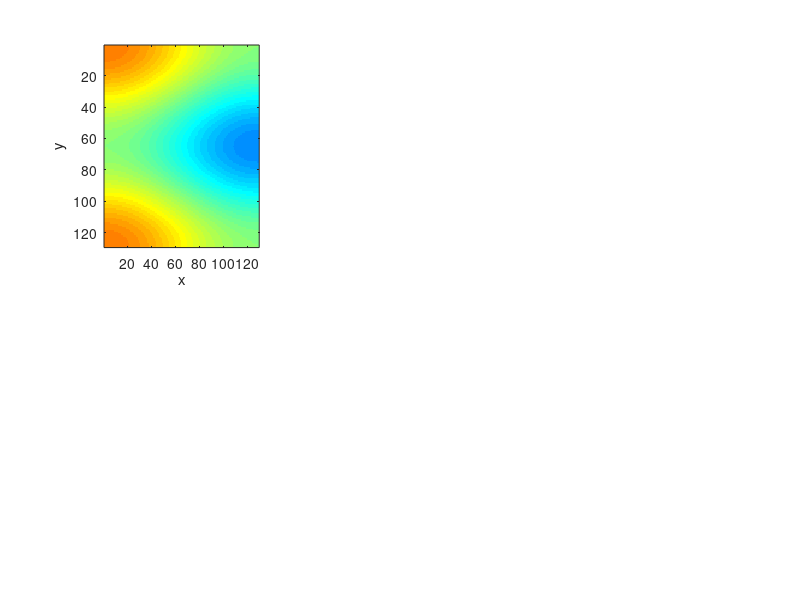

The MATLAB script that drew this image: (Note: this script raises an error after producing the figure.)
clc 
clear all

Fs = 256; % Number of sample points : SAMPLING FREQUENCY
L = Fs;
x = linspace(0,2*pi(),Fs);
grid =Fs;
[x,y] = meshgrid(x);
filter = 15;
clims = [-4 4];

%% LOAD VELOCITY FIELD:

% run ReadUhit
% z = Uhit(:,128,128); % 2D data

%% LOAD SINUSOIDAL TEST FUNCTION:

%z = 2*cos(10*x) + cos(20*y)+ 2*cos(15*x+16*y)+ 0.25; 
%z = 2*cos(10*x) + cos(20*y)+ 0.25; 
z = cos(x) + cos(2*y);
%%
% Plot original field:
figure(1);colormap jet;
subplot(231);
axis square;
imagesc(z(1:Fs/2+1,1:Fs/2+1),clims);xlabel('x');ylabel('y');
h = gca; h.XTick = [0, 0.25*grid,0.5*grid];
h.YTick = [0,0.25*grid,0.5*grid];

%imagesc(z);

%title('$$2\cos(10x)+cos(20y)+0.25 $$','interpreter','latex','fontsize',12)
title('$$\cos(10x)+cos(20y)+2cos(15x+16y)+0.25  $$','interpreter','latex','fontsize',12)% FORWARD FFT on Original Spectrum:
F_fft = fftn(z)/L^2;

% Mesh plot:
subplot(232);
stem(abs(F_fft(1,1:Fs/2+1)),'marker','none');
title('Fwd FFT(magnitude)-kx','interpreter','latex','fontsize',12);
xlabel('kx');
h = gca; h.XTick = [0, 0.25*grid, 0.5*grid, 0.75*grid, grid];
h.YTick = [0,0.25,0.5,0.75,1];


% Mesh plot:
subplot(233);
stem(abs(F_fft(1:Fs/2+1,1)),'marker','none');
title('Fwd FFT(magnitude)-ky','interpreter','latex','fontsize',12);
xlabel('ky');
h = gca; h.XTick = [0, 0.25*grid, 0.5*grid, 0.75*grid, grid];
h.YTick = [0,0.25,0.5,0.75,1];

% Apply filter:

% for j=1:length(Y)
%     for i=1:length(Y)
%         if (sqrt((i-0.5*length(Y))^2+(j-0.5*length(Y))^2) > filter) 
%             Y(i,j) = 0;
%         end
%     end
% end

LES = zeros(Fs,Fs); %Initialize the filter as 1

%% Round 2D filter:
center = 0.5*Fs+1; %[129,129]
for i=1:Fs    
for j=1:Fs
       if (sqrt((i-center)^2+(j-center)^2) <= filter )
            LES(i,j) = 1;
        end
end
end
 LES = fftshift(LES);

%% BOX filter:
% startBox = 0.5*Fs-filter+1;
% endBox = 0.5*Fs+filter+1;
% LES(startBox:endBox,startBox:endBox)=1;
% LES = fftshift(LES);

%%
 filtered_fft = LES.*F_fft;

subplot(235);
stem(abs(filtered_fft(1,1:Fs/2+1)),'marker','none');
xlabel('kx');
title('Filter at k = 15','interpreter','latex','fontsize',12)
h = gca; h.XTick = [0, 0.25*grid, 0.5*grid, 0.75*grid, grid];
h.YTick = [0,0.25,0.5,0.75,1];
    
subplot(236);
stem(abs(filtered_fft(1:Fs/2+1,1)),'marker','none');
xlabel('ky');
title('Filter at k = 15','interpreter','latex','fontsize',12);
h = gca; h.XTick = [0, 0.25*grid, 0.5*grid, 0.75*grid, grid];
h.YTick = [0,0.25,0.5,0.75,1];


%Take inverse fft
back_fft = ifftn(filtered_fft)*L^2;
subplot(234);xlabel('x');ylabel('y');
axis equal;
imagesc(back_fft(1:Fs/2+1,1:Fs/2+1),clims);
%imagesc(back_fft);
title('$$2\cos{(10x)+0.25}$$','interpreter','latex','fontsize',12);
h = gca; h.XTick = [0, 0.25*grid,0.5*grid];
h.YTick = [0,0.25*grid,0.5*grid];

%% Kx-ky
figure(2);
axis square;
contour(abs(F_fft(1:Fs/8+1,1:Fs/8+1)),[0 0.3]);
xlabel('kx');ylabel('ky');





    
